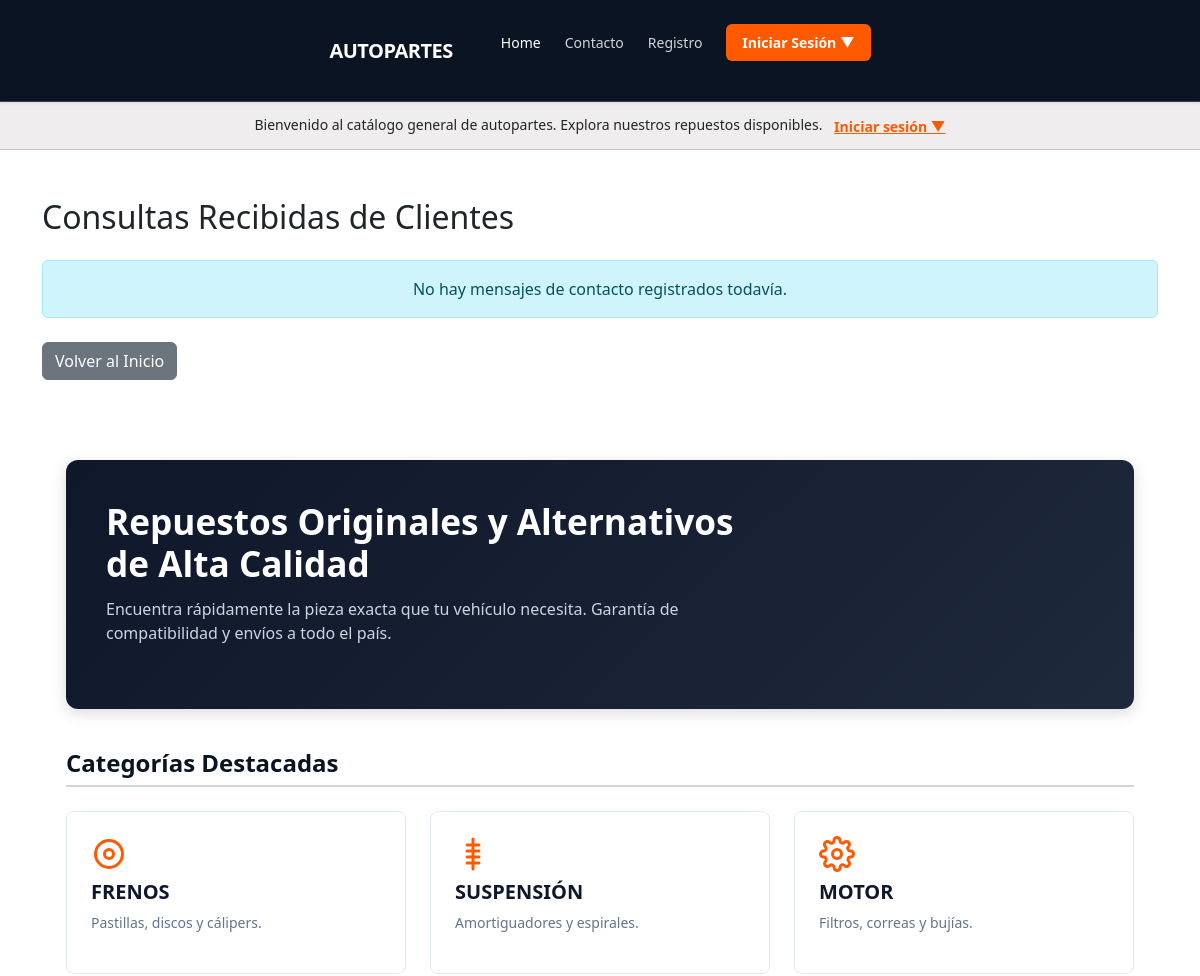
The app's page /listar-mensajes/ (upper part), older data.
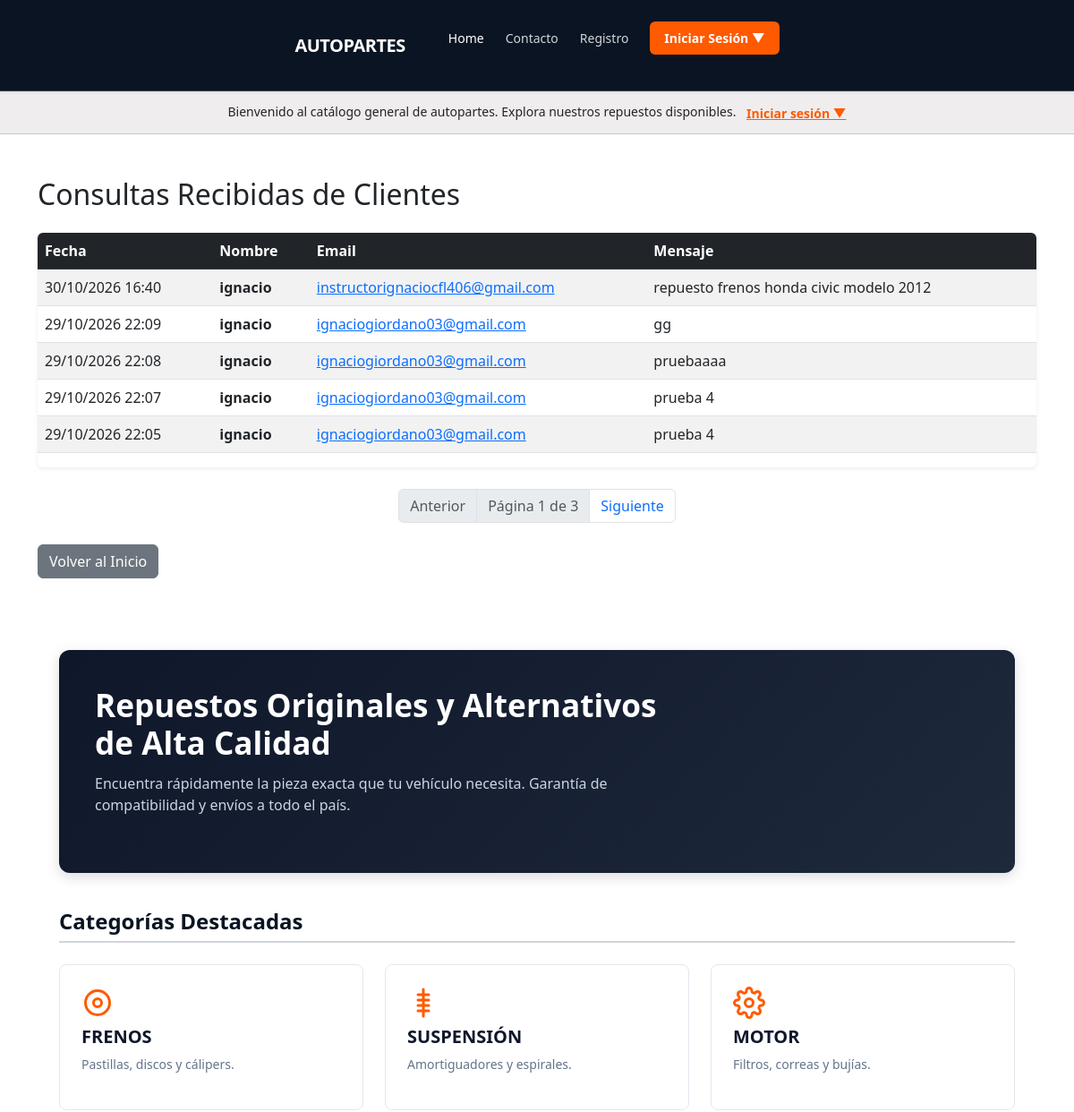
The same page, newer data.
### Autopartes/models.py (models this page shows, shortened)
class MensajeContacto(models.Model):
    nombre = models.CharField(max_length=100)
    email = models.EmailField()
    mensaje = models.TextField()
    fecha_envio = models.DateTimeField(default=timezone.now)

### Autopartes/views.py (the view)
# urls.py: path('listar-mensajes/', views.listar_mensajes, name='listar_mensajes'),
def listar_mensajes(request):
    mensajes_listado = MensajeContacto.objects.all().order_by('-fecha_envio')
    paginator = Paginator(mensajes_listado, 5)
    page_number = request.GET.get('page')
    mensajes = paginator.get_page(page_number)
    return render(request, 'Autopartes/listar_mensajes.html', {'mensajes': mensajes})

### templates/Autopartes/listar_mensajes.html (shortened to what this page needs)
{% extends 'Autopartes/index.html' %}
{% load static %}
{% block codigoDinamico %}
<div class="container my-5">
    <h2 class="mb-4">Consultas Recibidas de Clientes</h2>
    {% if mensajes %}
        <div class="table-responsive shadow-sm rounded">
            <table class="table table-striped table-hover align-middle bg-white">
                <thead class="table-dark">
                    <tr>
                        <th>Fecha</th>
                        <th>Nombre</th>
                        <th>Email</th>
                        <th>Mensaje</th>
                    </tr>
                </thead>
                <tbody>
                    {% for m in mensajes %}
                    <tr>
                        <td>{{ m.fecha_envio|date:"d/m/Y H:i" }}</td>
                        <td><strong>{{ m.nombre }}</strong></td>
                        <td><a href="mailto:{{ m.email }}">{{ m.email }}</a></td>
                        <td>{{ m.mensaje|truncatechars:80 }}</td>
                    </tr>
                    {% endfor %}
                </tbody>
            </table>
        </div>
        <nav class="mt-4">
            <ul class="pagination justify-content-center">
                {% if mensajes.has_previous %}
                    <li class="page-item">
                        <a class="page-link" href="?page={{ mensajes.previous_page_number }}">Anterior</a>
                    </li>
                {% else %}
                    <li class="page-item disabled"><span class="page-link">Anterior</span></li>
                {% endif %}
                <li class="page-item disabled">
                    <span class="page-link">Página {{ mensajes.number }} de {{ mensajes.paginator.num_pages }}</span>
                </li>
                {% if mensajes.has_next %}
                    <li class="page-item">
                        <a class="page-link" href="?page={{ mensajes.next_page_number }}">Siguiente</a>
                    </li>
                {% else %}
                    <li class="page-item disabled"><span class="page-link">Siguiente</span></li>
                {% endif %}
            </ul>
        </nav>
    {% else %}
        <div class="alert alert-info text-center" role="alert">
            No hay mensajes de contacto registrados todavía.
        </div>
    {% endif %}
    <div class="mt-4">
        <a href="{% url 'index' %}" class="btn btn-secondary">Volver al Inicio</a>
    </div>
</div>
{% endblock codigoDinamico %}

Row changes from the older to the newer data that the page shows:
added MensajeContacto: fecha_envio "30/10/2026 16:40", nombre "ignacio", email "instructorignaciocfl406@gmail.com", mensaje "repuesto frenos honda civic modelo 2012"
added MensajeContacto: fecha_envio "29/10/2026 22:09", nombre "ignacio", email "ignaciogiordano03@gmail.com", mensaje "gg"
added MensajeContacto: fecha_envio "29/10/2026 22:08", nombre "ignacio", email "ignaciogiordano03@gmail.com", mensaje "pruebaaaa"
added MensajeContacto: fecha_envio "29/10/2026 22:07", nombre "ignacio", email "ignaciogiordano03@gmail.com", mensaje "prueba 4"
added MensajeContacto: fecha_envio "29/10/2026 22:05", nombre "ignacio", email "ignaciogiordano03@gmail.com", mensaje "prueba 4"
Text that changed along with them:
{{ mensajes.number }}: (not shown) → "1"
{{ mensajes.paginator.num_pages }}: (not shown) → "3"
text no longer shown: "No hay mensajes de contacto registrados todavía."
text now shown: "Fecha Nombre Email Mensaje Anterior Página de Siguiente"
